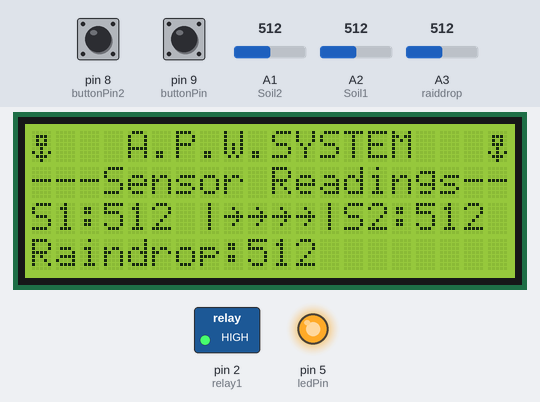
Bench run of a sketch on a simulated Arduino Uno, built with avr-gcc and run on an emulated ATmega328P. On the bench: 20×4 character LCD, switched loads named in the sketch (green lamp = pin HIGH), output pins drawn as LEDs (lit = HIGH). The inputs (shaded band) are chosen by the test bench; at power-on: A2 (Soil1) = 512, pin 9 (buttonPin) LOW, A1 (Soil2) = 512, A3 (raiddrop) = 512, pin 8 (buttonPin2) HIGH. What the sketch prints to the serial monitor is not drawn.

Above: at 1.3 s.
1.4 s: A2 (Soil1) set to 716
At 5.6 s:
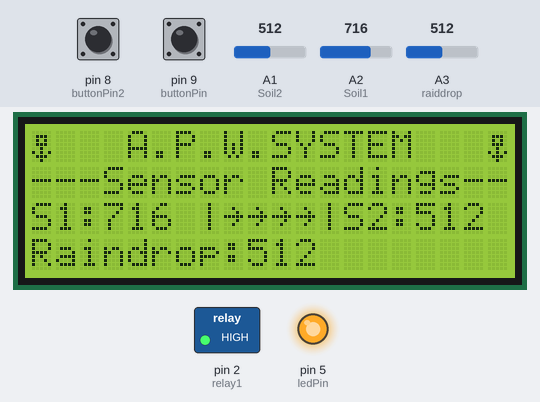
11.0 s: pin 9 (buttonPin) pulled HIGH for 2.2 s
At 13.02 s:
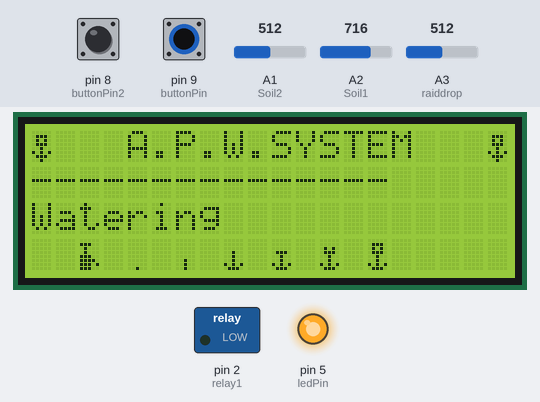
14.7 s: A1 (Soil2) set to 716
At 18.4 s:
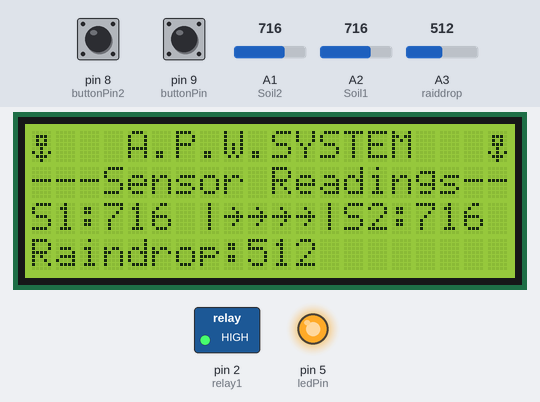
18.7 s: A3 (raiddrop) set to 716
At 21.6 s:
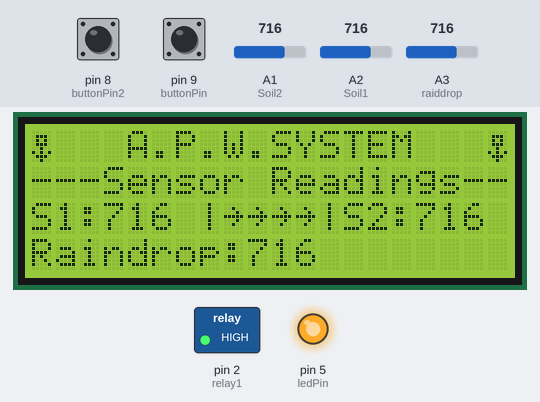
24.9 s: pin 8 (buttonPin2) pulled LOW for 2.2 s
At 26.1 s:
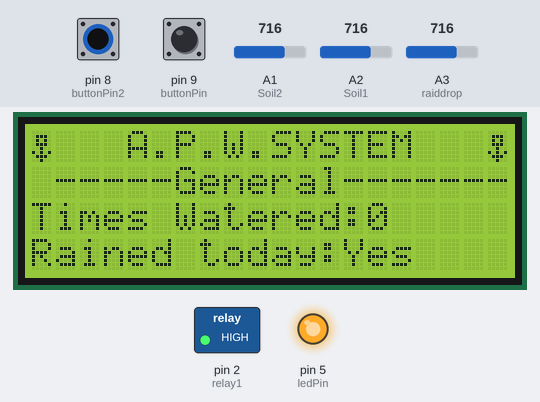
28.9 s: A2 (Soil1) set to 900
At 32.5 s:
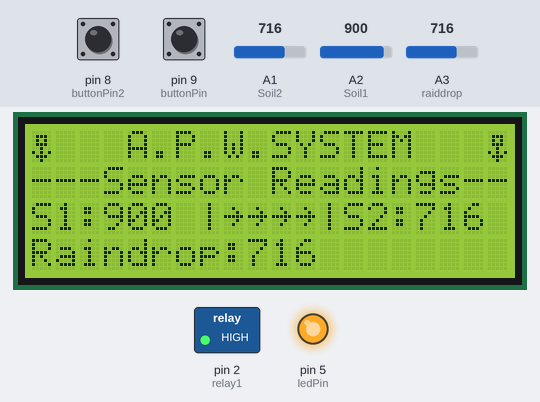
Timing chart, 0 to 34.0 s (numbered marks = the images above; inputs shaded):
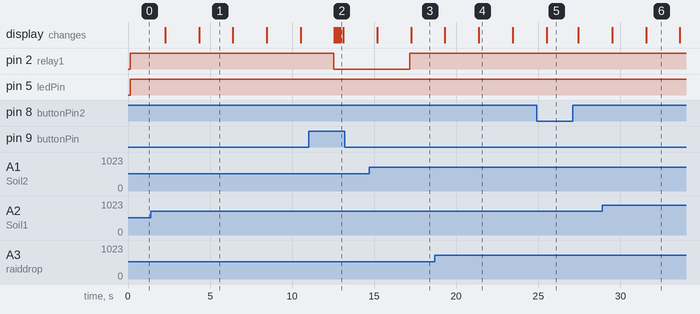

Measured:
- after the input at 1.4 s, the display: first differs from a run without the input after 2.9 s (image 1)
- after the input at 11.0 s, pin 2 (relay1): HIGH → LOW after 1.5 s; the display: first changes after 1.6 s (image 2 shows a later state)
- after the input at 14.7 s, the display: first differs from a run without the input after 2.5 s (image 3)
- after the input at 18.7 s, the display: first differs from a run without the input after 2.7 s (image 4)
- after the input at 24.9 s, the display: changes after 0.62 s (image 5)
- after the input at 28.9 s, the display: first differs from a run without the input after 2.7 s (image 6)
- what the display in image 1 shows lasts 2.1 s, from 4.3 s to 6.4 s

The sketch:

sketch_jan20a.ino
```cpp
#include <LiquidCrystal.h>

#include <Wire.h>
#include <LiquidCrystal_I2C.h>

LiquidCrystal_I2C lcd(0x3F, 20, 4);

byte topPlant[8] = {
  B00000,
  B01110,
  B01010,
  B01110,
  B00100,
  B10101,
  B01110,
  B00100
};

byte can[8] = {
  B00000,
  B11100,
  B01000,
  B01000,
  B11100,
  B11110,
  B11101,
  B11100
};
byte a[8] = {
  B00000,
  B00000,
  B00000,
  B00000,
  B00000,
  B00000,
  B00000,
  B00100
};

byte a2[8] = {
  B00000,
  B00000,
  B00000,
  B00000,
  B00000,
  B00100,
  B00100,
  B00100
};

byte a3[8] = {
  B00000,
  B00000,
  B00000,
  B00100,
  B00100,
  B00100,
  B10101,
  B01110
};
byte a4[8] = {
  B00000,
  B00000,
  B00000,
  B01110,
  B00100,
  B00100,
  B10101,
  B01110
};
byte a5[8] = {
  B00000,
  B00000,
  B01010,
  B01110,
  B00100,
  B00100,
  B10101,
  B01110
};
byte a6[8] = {
  B00000,
  B01110,
  B01010,
  B01110,
  B00100,
  B00100,
  B10101,
  B01110
};

const int buttonPin = 9;    // Pin f12r the push button
const int buttonPin2 = 8;
const int ledPin = 5;      // Pin for the LED
const int onled = 7;
int relay1 = 2;

int raiddrop = A3;
int Soil1 = A2;
int Soil2 = A1;
int Soil3 = A0;

int buttonState;        // Variable to store the button state
int buttonState2;

bool rained = false; // Variable to track if it has rained
bool watering_now = 0;
int times_water = 0;

unsigned long lastRainCheck = 0; // Variable to track the last time the sensor was checked
const unsigned long checkInterval = 86400000; // Interval for checking the sensor (24 hours in milliseconds)

const int raindrop_tesh = 700;
const int soil1_tesh = 450;


void setup() {
  pinMode(buttonPin, INPUT);
  pinMode(buttonPin2, INPUT);

  pinMode(raiddrop, INPUT);
  pinMode(Soil1, INPUT);

  pinMode(ledPin, OUTPUT);
  pinMode(relay1, OUTPUT);
  Serial.begin(9600);

  lcd.init();
  lcd.backlight();
  lcd.createChar(1, topPlant);
  lcd.createChar(2, can);
  lcd.createChar(3, a);
  lcd.createChar(4, a2);
  lcd.createChar(5, a3);
  lcd.createChar(6, a4);
  lcd.createChar(7, a5);
  lcd.createChar(8, a6);

}

void loop() {
  buttonState = digitalRead(buttonPin);
  buttonState2 = digitalRead(buttonPin2);
  int sensorValue = analogRead(raiddrop);
  Serial.println(analogRead(A2));

  digitalWrite(onled, HIGH);
  digitalWrite(ledPin, HIGH);

  digitalWrite(relay1, HIGH);

  if (sensorValue < raindrop_tesh) {
      rained = true;
      lastRainCheck = millis();
  } else if (millis() - lastRainCheck >= checkInterval) {
      rained = false;
  }

  if (buttonState == HIGH) {
    digitalWrite(ledPin, HIGH);
    digitalWrite(relay1, LOW);
    watering_now = 1;

    if (digitalRead(relay1) == HIGH){
      times_water++;
    }

  } else {
    if (rained == false){
      digitalWrite(ledPin, LOW);
      digitalWrite(relay1, LOW);

      if (analogRead(Soil1) < soil1_tesh){
        digitalWrite(ledPin, HIGH);
        digitalWrite(relay1, HIGH);
        watering_now = 1;
        times_water++;
      }
    }
  }


  // Serial.println(watering_now);
  if (watering_now == 1){
    digitalWrite(ledPin, HIGH);
    lcd.clear();
    lcd.setCursor(0, 0);
    lcd.write(1);
    lcd.setCursor(4,0);
    lcd.print("A.P.W.SYSTEM");
    lcd.setCursor(19,0);
    lcd.write(1);
    lcd.setCursor(0,1);
    lcd.print("---------------");
    lcd.setCursor(0,2);
    lcd.print("Watering");
    lcd.print("      ");

    for (int i =2; i <= 8; i++) {
      if (i == 7 || i == 8) {
        for (int j = 0; j < 2; j++) {
          lcd.setCursor(i-1 + (i-1), 3);
          lcd.write(i);
          delay(50);
        }
      } else {
        lcd.setCursor(i-1 + (i-1), 3);
        lcd.write(i);
        delay(50);
      }
    }
  }

  if (buttonState2 == LOW) {
    lcd.clear();
    lcd.setCursor(0, 0);
    lcd.write(1);
    lcd.setCursor(4,0);
    lcd.print("A.P.W.SYSTEM");
    lcd.setCursor(19,0);
    lcd.write(1);
    lcd.setCursor(0,1);
    lcd.print("------General-------");
    lcd.setCursor(0,2);
    lcd.print("Times Watered:");
    lcd.print(times_water);
    lcd.print("      ");
    lcd.setCursor(0,3);
    lcd.print("Rained today:");

    if (rained == true){
      lcd.print("Yes");
    }else{
      lcd.print("No");
    }
    delay(200);
  } else {
    lcd.clear();
    lcd.setCursor(0, 0);
    lcd.write(1);
    lcd.setCursor(4,0);
    lcd.print("A.P.W.SYSTEM");
    lcd.setCursor(19,0);
    lcd.write(1);
    lcd.setCursor(0,1);
    lcd.print("---Sensor Readings--");
    lcd.setCursor(0,2);
    lcd.print("S1:");
    lcd.print(analogRead(Soil1));
    lcd.setCursor(7,2);
    lcd.print("|~~~~");
    lcd.setCursor(12,2);
    lcd.print("|S2:");
    lcd.print(analogRead(Soil2));
    lcd.setCursor(0,3);
    lcd.print("Raindrop:");
    lcd.print(analogRead(raiddrop));
    lcd.print("    ");

    delay(2000);

    lcd.clear();
    lcd.setCursor(0, 0);
    lcd.write(1);
    lcd.setCursor(4,0);
    lcd.print("A.P.W.SYSTEM");
    lcd.setCursor(19,0);
    lcd.write(1);
    lcd.setCursor(0,1);
    lcd.print("-----Thresholds-----");
    lcd.setCursor(0,2);
    lcd.print("Soil:");
    lcd.print(soil1_tesh);
    lcd.setCursor(0,3);
    lcd.print("Raindrop:");
    lcd.print(raindrop_tesh);
    lcd.print("    ");

    delay(2000);
  }
  // delay();
  watering_now = 0;
}
```
